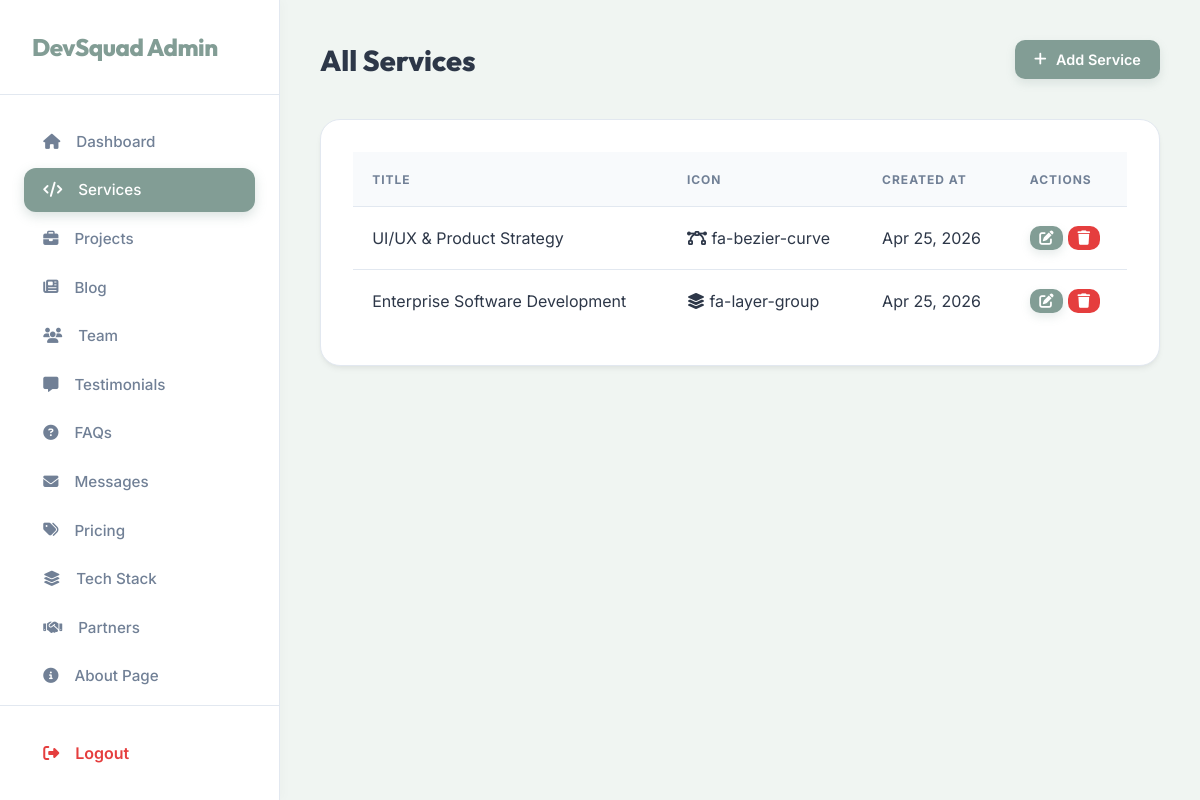
The page /custom-admin/services/ (signed in) on the database its author committed.
### service/models.py (models this page shows, shortened)
class Service(models.Model):
    title = models.CharField(max_length=200)
    description = models.TextField(help_text="Short description for the home page")
    detailed_description = models.TextField(blank=True, help_text="Full description for the details page")
    technologies = models.TextField(blank=True, help_text="Comma-separated list of technologies (e.g., Python, Django, React)")
    icon = models.CharField(max_length=50, help_text="FontAwesome class or similar", default="fa-code")
    image = models.ImageField(upload_to='services/', blank=True, null=True)
    created_at = models.DateTimeField(auto_now_add=True)

### service/views.py (the view)
# urls.py: path('custom-admin/services/', views.dashboard_services, name='dashboard_services'),
@staff_member_required
def dashboard_services(request):
    services = Service.objects.all()
    return render(request, 'dashboard/service_list.html', {'services': services})

### service/templates/dashboard/service_list.html
{% extends 'dashboard/base.html' %}
{% block content %}
<div class="header">
    <h1>All Services</h1>
    <a href="{% url 'dashboard_service_create' %}" class="btn btn-primary"><i class="fas fa-plus"></i> Add Service</a>
</div>
<div class="card">
    <table>
        <thead>
            <tr>
                <th>Title</th>
                <th>Icon</th>
                <th>Created At</th>
                <th>Actions</th>
            </tr>
        </thead>
        <tbody>
            {% for service in services %}
            <tr>
                <td>{{ service.title }}</td>
                <td><i class="fa {{ service.icon }}"></i> {{ service.icon }}</td>
                <td>{{ service.created_at|date:"M d, Y" }}</td>
                <td>
                    <a href="{% url 'dashboard_service_edit' service.id %}" class="btn btn-primary"
                        style="padding: 0.3rem 0.6rem;"><i class="fas fa-edit"></i></a>
                    <a href="{% url 'dashboard_service_delete' service.id %}" class="btn btn-danger"
                        style="padding: 0.3rem 0.6rem;" onclick="return confirm('Are you sure?')"><i
                            class="fas fa-trash"></i></a>
                </td>
            </tr>
            {% endfor %}
        </tbody>
    </table>
</div>
{% endblock %}

### service/templates/dashboard/base.html (style rules this page uses)
:root { --bg-color: #F0F5F2; --sidebar-bg: #FFFFFF; --text-color: #2D3748; --text-muted: #718096; --primary-color: #829D95; --secondary-color: #ADC2B5; --danger-color: #E53E3E; --success-color: #48BB78; --border-color: #E2E8F0; --shadow: 0 4px 6px -1px rgba(0, 0, 0, 0.05), 0 2px 4px -1px rgba(0, 0, 0, 0.03); }
* { margin: 0; padding: 0; box-sizing: border-box; font-family: 'Inter', sans-serif; }
body { background-color: var(--bg-color); color: var(--text-color); display: flex; height: 100vh; overflow: hidden; }
h1, h2, h3, h4, .brand { font-family: 'Outfit', sans-serif; }
.header { display: flex; justify-content: space-between; align-items: center; margin-bottom: 2.5rem; }
.header h1 { font-size: 1.8rem; font-weight: 800; color: var(--text-color); }
.card { background: white; border: 1px solid var(--border-color); border-radius: 20px; padding: 2rem; margin-bottom: 2rem; box-shadow: var(--shadow); }
.btn { padding: 0.7rem 1.2rem; border-radius: 10px; text-decoration: none; cursor: pointer; border: none; font-size: 0.9rem; font-weight: 600; display: inline-flex; align-items: center; gap: 0.6rem; transition: all 0.2s; }
.btn-primary { background: var(--primary-color); color: white; box-shadow: 0 4px 10px rgba(130, 157, 149, 0.2); }
.btn-danger { background: var(--danger-color); color: white; }
table { width: 100%; border-collapse: separate; border-spacing: 0; }
th, td { text-align: left; padding: 1.2rem; border-bottom: 1px solid var(--border-color); }
th { color: var(--text-muted); font-weight: 700; text-transform: uppercase; font-size: 0.75rem; letter-spacing: 1px; background: #F8FAFC; }
tr:last-child td { border-bottom: none; }

### rows shown on the page
Service: title "UI/UX & Product Strategy", icon "fa-bezier-curve", created_at "Apr 25, 2026"
Service: title "Enterprise Software Development", icon "fa-layer-group", created_at "Apr 25, 2026"
